Frame 1 (no input): blank canvas, image omitted
Frame 60 (no input): blank canvas, image omitted
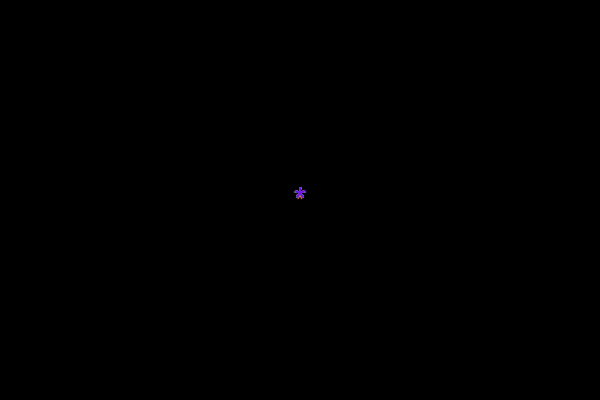
Frame 120 (the mouse pressed at the canvas centre since frame 60)

The p5.js sketch whose frames 1 and 60 were blank and that drew this single picture after the mouse press (run headless with seeded random() and noise() and a simulated clock; from frame 60 on, the mouse is pressed at the canvas centre):

// p5.js sketch
// ── sketch.js
/*
* CS 20
* Unit 1
* Example 11
* Mouse mouse cursor to draw rainbow color stars path
* -> click left mouse to increase font-size
*/

/** Global Variables */
let fontSize = 20;
let drawing = '*';

function setup() {
  let sketch = createCanvas(600, 400);
  background(0);
  textAlign(CENTER, CENTER);
}//end setup

function draw() {
  textSize(fontSize);
  fill(random(255), random(255), random(255));
  text(drawing, mouseX, mouseY);
}//end draw

function mousePressed() {
  fontSize += 10;
  fill(random(255), random(255), random(255));
  text(drawing, mouseX, mouseY);
}//end mousePressed
